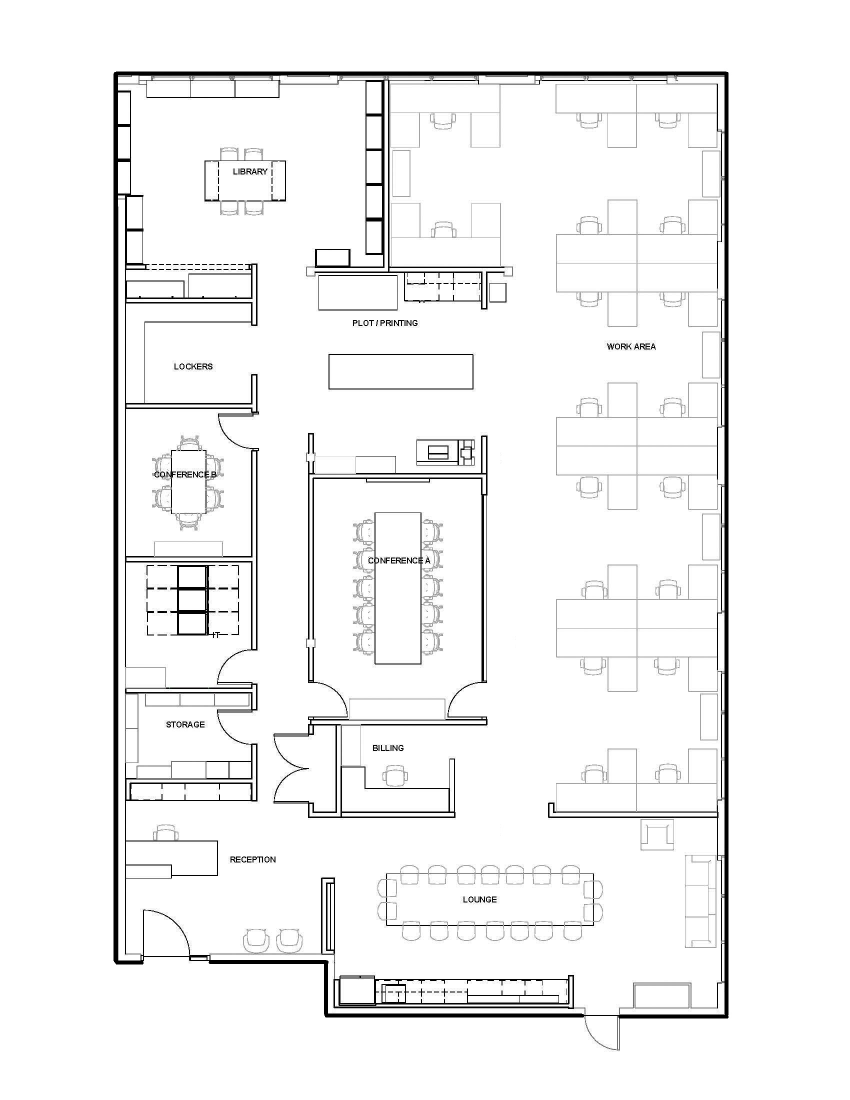
#> input picture Floor_Plan.jpg, 1700 x 2200 px (shown at 1/2 size)
$ python QMapUtil.py   (older library calls are emulated)
#> lines starting #> are read from the running program, lines starting #| are printed output that depends on the picture; after the words box and inside, x2 and y2 are one past the last pixel; in counts of white or black regions, pixels touching at a corner belong together
# ==============================================================================================================
# MIT License
# Copyright (c) 2020 Pradeep Kumar

# Permission is hereby granted, free of charge, to any person obtaining a copy
# of this software and associated documentation files (the "Software"), to deal
# in the Software without restriction, including without limitation the rights
# to use, copy, modify, merge, publish, distribute, sublicense, and/or sell
# copies of the Software, and to permit persons to whom the Software is
# furnished to do so, subject to the following conditions:

# The above copyright notice and this permission notice shall be included in all
# copies or substantial portions of the Software.

# THE SOFTWARE IS PROVIDED "AS IS", WITHOUT WARRANTY OF ANY KIND, EXPRESS OR
# IMPLIED, INCLUDING BUT NOT LIMITED TO THE WARRANTIES OF MERCHANTABILITY,
# FITNESS FOR A PARTICULAR PURPOSE AND NONINFRINGEMENT. IN NO EVENT SHALL THE
# AUTHORS OR COPYRIGHT HOLDERS BE LIABLE FOR ANY CLAIM, DAMAGES OR OTHER
# LIABILITY, WHETHER IN AN ACTION OF CONTRACT, TORT OR OTHERWISE, ARISING FROM,
# OUT OF OR IN CONNECTION WITH THE SOFTWARE OR THE USE OR OTHER DEALINGS IN THE
# SOFTWARE.
# ==============================================================================================================


import csv
from PIL import Image, ImageOps
import numpy as np
import cv2
from simplekml import Kml

class QMapUtil:

    '''
        CONST_TOTAL: Default Geo Bounds for Qlik Map Object
        CONST_ORIGION: Default (0,0) Geo Origin
        CONST_TILE_SIZE: Tile size | 256px Grid
        CONST_BG_COLOR: Default background color | Used in _simplify
    '''

    CONST_TOTAL = (40075016, -40075016)
    CONST_ORIGIN = (-20037508, 20037508)
    CONST_TILE_SIZE = 256
    CONST_BG_COLOR = (255, 255, 255)

    '''
        get PIL Image object
        Args:
            path: image path
        Return:
            PIL Image
    '''
    @staticmethod
    def getImage(path):
        return Image.open(path)

    '''
        get GreyScale Image
        Args:
            img: PIL Image object
        Return
            GreyScale PIL Image
    '''
    @staticmethod
    def getGreyScaleImage(img):
        return ImageOps.grayscale(img)

    '''
        Store PIL Image
        Args:
            img: PIL Image Object
            save_as: String - Abs path with image name | Default = current Directory/index.png
        Return:
            status
    '''
    @staticmethod
    def storeImage(img, save_as='./index.png'):
        img.save(save_as)
        return True

    '''
		Simplify Image by fitting image into smallest size x size container image
		Args:
			img: PIL image object
		Return:
			PIL image object
	'''
    @staticmethod
    def _simplify(img):

        width, height = img.size
        best_fit = QMapUtil.CONST_TILE_SIZE

        while(best_fit <= width or best_fit <= height):
            best_fit *= 2

        final_img = Image.new(mode="RGB", size=(
            best_fit, best_fit), color=QMapUtil.CONST_BG_COLOR)

        offset = ((best_fit-width)//2, (best_fit-height)//2)
        final_img.paste(img, offset)

        return final_img

    '''
		Generate images for TMS
		Args:
			img: PIL image object
			output_folder: output folder path | Default = Current Directory
			zoom_limit: level of required Map zoom i.e. 1x,2x,... | Default 3x
		Return: status
	'''
    @staticmethod
    def generateMapTile(img, output_folder='./', zoom_limit=3):

        img = QMapUtil._simplify(img)

        for zoom in range(zoom_limit+1):

            gridCount = 2**zoom
            gridSize = gridCount * QMapUtil.CONST_TILE_SIZE

            imgTemp = img.resize((gridSize, gridSize))
            QMapUtil._tmsStore(imgTemp, gridCount, zoom, output_folder)

        return True

    '''
		Store images for TMS
		Args:
			img: Simplified PIL Image
			gridCount: No. of grids as per zoom level
			zoom: current zoom level
			output_folder: folder to store
			tile_size:
		Return: status
	'''
    @staticmethod
    def _tmsStore(img, gridCount, zoom, output_folder):

        for x in range(gridCount):
            for y in range(gridCount):

                cropSize = (QMapUtil.CONST_TILE_SIZE*x,  QMapUtil.CONST_TILE_SIZE*y,
                            QMapUtil.CONST_TILE_SIZE*x + QMapUtil.CONST_TILE_SIZE,  QMapUtil.CONST_TILE_SIZE*y + QMapUtil.CONST_TILE_SIZE)
                currImg = img.crop(cropSize)
                title = 'tile'+'_z'+str(zoom)+'_x'+str(x)+'_y'+str(y)+'.png'
                QMapUtil.storeImage(currImg, output_folder+title)

        return True

    '''
        Generate Geo-Coordinate for given pixel value in image
        Args:
            x: x pixel coordinate
            y: y pixel coordinate
		Return:
            latitude: Geo Lat. Data
            logitude: Geo Long. Data
	'''
    @staticmethod
    def _geoCoordinate(x, y, img):

        width, height = img.size
        logitude = round(x * QMapUtil.CONST_TOTAL[0] / width + QMapUtil.CONST_ORIGIN[0])
        latitude = round(y * QMapUtil.CONST_TOTAL[1] / height + QMapUtil.CONST_ORIGIN[1])

        return latitude, logitude

    '''
        Detect Center points for each blob in Mask image
        Args:
            mask: Array representation of mask Image
		Return:
            List[] of Connected component centroid
	'''
    @staticmethod
    def _centroids(mask):
        output = cv2.connectedComponentsWithStats(mask, 8, cv2.CV_32S)
        centroids = output[3][1:]
        return centroids

    '''
        Blur image
        Args:
            img: PIL image
            kernel_size: Kernel size for Image Blurring | odd int
            blur_type: define different blurring techniques
        Return:
            blured image
    '''
    @staticmethod
    def _blur(img, kernel_size = 3, blur_type = 1):

        if blur_type == 1:
            img = cv2.blur(img, (kernel_size,kernel_size))
        else:
            img = cv2.medianBlur(img, kernel_size)

        return img

    '''
        Create Mask for Red Saturation Color
        Args:
            img: PIL image
            save_mask: to save generated mask | For Debugging
            kernel_size: Kernel size for Image Blurring | odd int
            blur_type: define different blurring techniques
            double_blur: Blur mask
		Return
            Mask: Array representation of mask Image
	'''
    @staticmethod
    def _redMask(img, save_mask=False, kernel_size = 3, blur_type = 1, double_blur = False):

        img = np.array(img)

        blur = QMapUtil._blur(img,kernel_size,blur_type)
        hsv = cv2.cvtColor(blur, cv2.COLOR_BGR2HSV)

        lower_red = np.array([80,20,20])
        upper_red = np.array([180,255,255])

        mask = cv2.inRange(hsv,lower_red,upper_red)

        if double_blur:
            mask = QMapUtil._blur(mask,kernel_size,blur_type)

        if save_mask:
            cv2.imwrite("GeneratedMask.png", mask)

        return mask

    '''
        Save corresponting Geo Data for each centroid into CSV
        Args:
            centroid: List[] of Connected component centroid
            output_folder: Target storage path
            img: PIL Image
		Return:
            csv file path
	'''
    @staticmethod
    def _storeCSV(centroids, output_folder, img):

        with open(output_folder+'output.csv', mode='w', newline='') as file:
            writer = csv.writer(file)
            writer.writerow(('Lat', 'Long', 'x', 'y'))

            for point in centroids:
                x, y = (int(point[0]), int(point[1]))
                latitude, logitude = QMapUtil._geoCoordinate(x, y, img)
                writer.writerow((latitude, logitude, x, y))

        return output_folder+'output.csv'

    '''
        Generate Geo Data from Marked greyscale image
        Args:
            img: PIL Image | greyscale version of original image with red blobs / dots
            output_folder: Target folder | Default is current directory
            save_mask: Save Generated Mask | Always saves in current working Directory | Use if Debugging
            kernel_size: Kernel size for Image Blurring | odd int
		Return:
            file path
	'''
    @staticmethod
    def extractGeoData(img, output_folder='./', save_mask=False, kernel_size = 5):

        img = QMapUtil._simplify(img.convert('RGB'))
        mask = QMapUtil._redMask(img, save_mask,kernel_size,blur_type=2,double_blur=True)
        centroids = QMapUtil._centroids(mask)

        output_file_path = QMapUtil._storeCSV(centroids, output_folder, img)

        return output_file_path
    '''
        Find contours from simplified poly image
        Args:
            img: PIL Image | simplified Red Polygon image
            method: 0 - Raw, 1 - Outline
        Return:
            List of List [[data]..] : Polygon list with [y,x]
    '''
    @staticmethod
    def _findPoly(img, method = 1):

        if method:
            contours, hierarchy = cv2.findContours(img, cv2.RETR_CCOMP , cv2.CHAIN_APPROX_SIMPLE)
        else:
            contours, hierarchy = cv2.findContours(img, cv2.RETR_EXTERNAL , cv2.CHAIN_APPROX_SIMPLE)

        result = []

        for poly in contours:
            poly_list = np.vstack(poly).squeeze().tolist()
            poly_list.append(poly_list[0])
            result.append(poly_list)
        return result

    '''
        Generate Simple KML File
        Args:
            img : PIL Image | simplified Red Polygon image
            output_folder: Target folder | Default is current directory
            save_mask: to save generated mask | For Debugging
            method: 0 - Raw, 1 - Outline
            kernel_size: Kernel size for Image Blurring | odd int
            smooth_zoom: Scale image for smoothing | no affect after 10 <Temp Solution>
        Return:
            string : KML File path
    '''
    @staticmethod
    def generateKML(img, output_folder='./', save_mask=False , method = 1, kernel_size = 1, smooth_zoom = 1):

        img = QMapUtil._simplify(img.convert('RGB'))

        width, height = img.size
        img = img.resize((width * smooth_zoom, height*smooth_zoom))

        mask = QMapUtil._redMask(img, save_mask, kernel_size)

        polygons = QMapUtil._findPoly(mask, method)
        file_kml = Kml()
        i = 0

        for poly in polygons:
            i+=1
            result = []

            for data in poly:
                x,y = QMapUtil._geoCoordinate(data[0],data[1],img)
                result.append([y,x])

            file_kml.newpolygon(name = str(i), outerboundaryis = result )

        file_kml.save( output_folder+'output.kml')

        return output_folder+'output.kml'


'''
    Sample Usage Calls
'''


def main():

    img_Path = './Floor_Plan.jpg'
    img = QMapUtil.getImage(img_Path)
#> in getImage, returned value is the input picture: PIL image 1700x2200 RGB; mean R, G, B 244.2, 244.2, 244.2
    QMapUtil.generateMapTile(img, output_folder='./Output/', zoom_limit=4)
#> in _simplify, `final_img = Image.new(mode="RGB", size=( best_fit, best_fit), color=QM..`: final_img: PIL image 4096x4096 RGB; every value is 255
#> in _simplify, `final_img.paste(img, offset)`:
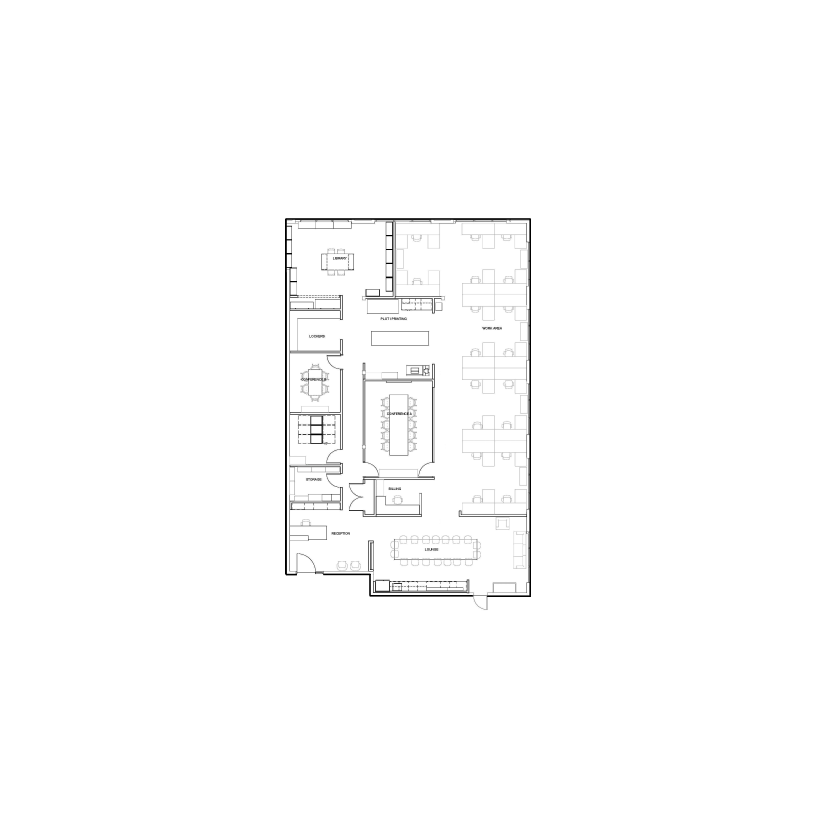
#> final_img: PIL image 4096x4096 RGB (shown at 1/5 size); mean R, G, B 252.6, 252.6, 252.6
#> the loop in generateMapTile, `for zoom in range(zoom_limit+1): ` made 5 passes
#> pass 1, in generateMapTile, `imgTemp = img.resize((gridSize, gridSize))`:
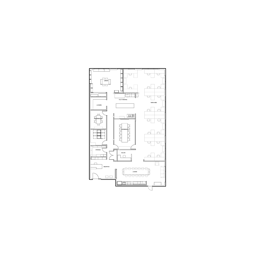
#> imgTemp: PIL image 256x256 RGB; mean R, G, B 252.5, 252.5, 252.5

    marked_img_Path = './Floor_Plan_marked.jpg'
    marked_img = QMapUtil.getImage(marked_img_Path)
#> call 2 of getImage, with path = './Floor_Plan_marked.jpg'
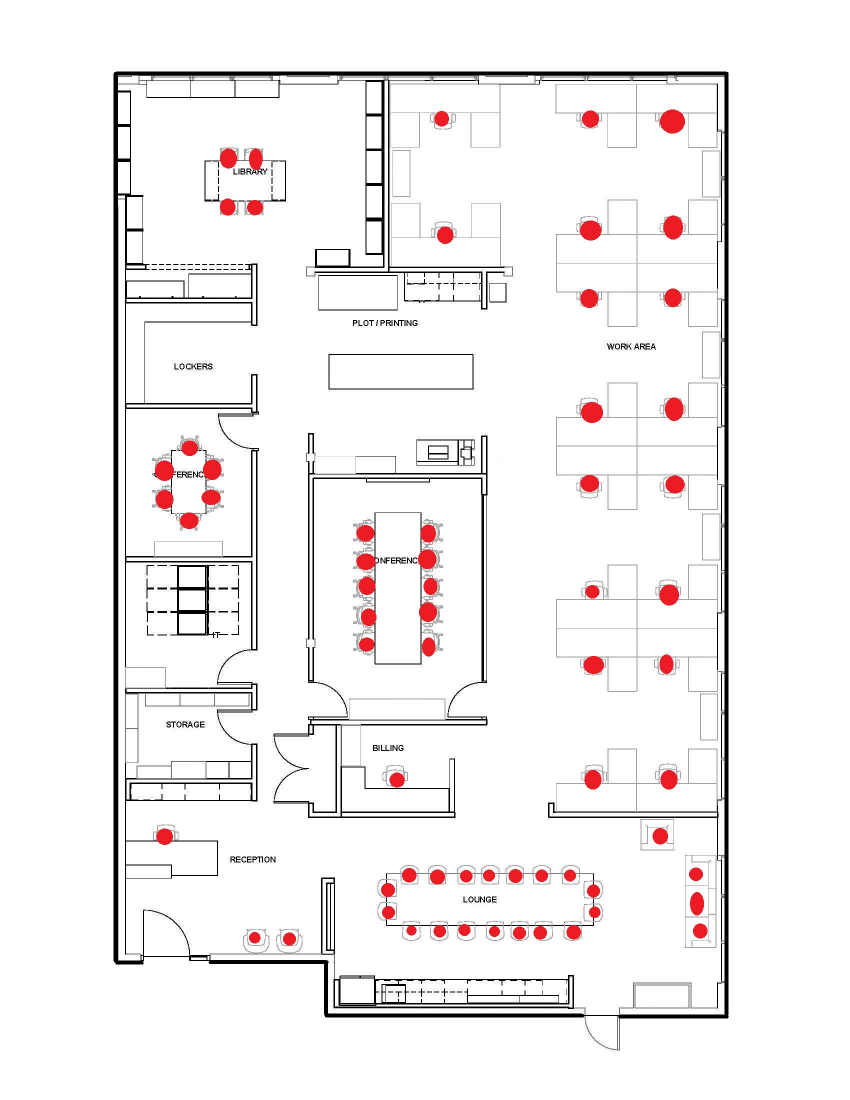
#> input picture Floor_Plan_marked.jpg, 1700 x 2200 px (shown at 1/2 size)
#> in getImage, returned value is the input picture: PIL image 1700x2200 RGB; mean R, G, B 244.1, 241.2, 241.3
    QMapUtil.extractGeoData(marked_img, save_mask=True)
#> the loop in _simplify (call 2), `while(best_fit <= width or best_fit <= height):` made 4 passes
#> best_fit on passes 1 to 4: 512, 1024, 2048, 4096
#> in _redMask, `hsv = cv2.cvtColor(blur, cv2.COLOR_BGR2HSV)`: hsv: shape (4096, 4096, 3); mean H, S, V 0.8, 0.8, 253.2
#> in _redMask, `mask = cv2.inRange(hsv,lower_red,upper_red)`:
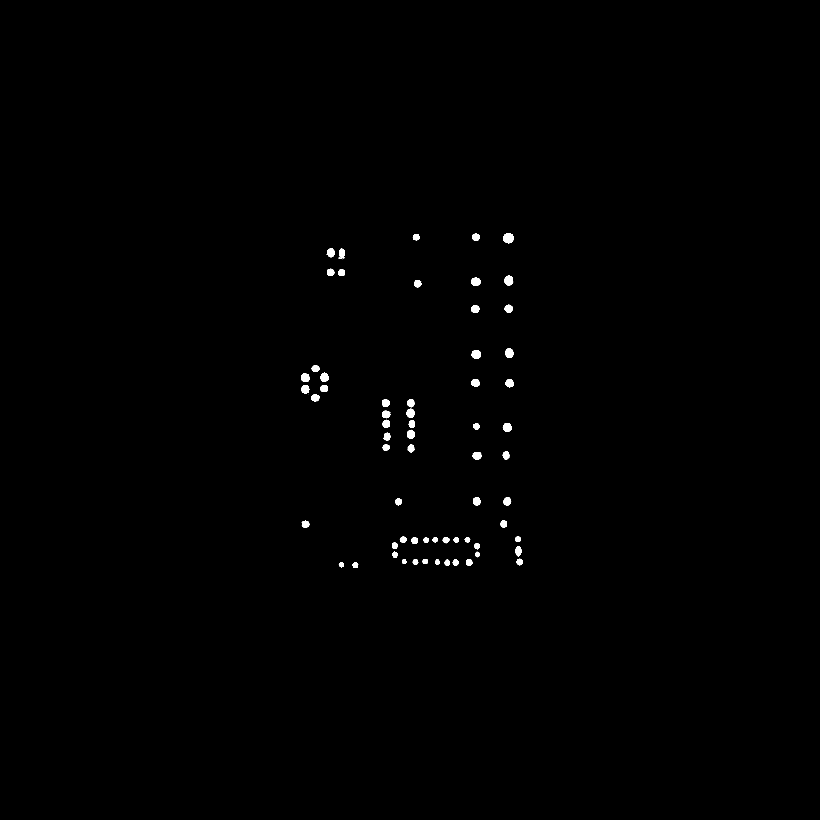
#> mask: shape (4096, 4096) (shown at 1/5 size); 0.37% white; 82 white regions (18 under 20 px), largest, box (x1, y1, x2, y2) and area: (2515, 1166, 2568, 1216) 2012, (2522, 1378, 2566, 1428) 1638, (2357, 1751, 2404, 1794) 1593
#> in _blur (call 2), `img = cv2.medianBlur(img, kernel_size)`: img: shape (4096, 4096); 0.37% white; 64 white regions, largest, box (x1, y1, x2, y2) and area: (2515, 1166, 2568, 1216) 2008, (2523, 1378, 2565, 1428) 1633, (2357, 1751, 2404, 1794) 1593
#> in _centroids, `centroids = output[3][1:]`: centroids = 64 pairs, first value 1526.2 to 2598.4, second value 1185.2 to 2825.9
#> the loop in _storeCSV, `for point in centroids:` made 64 passes
#> (point, x, y, logitude, latitude) on passes 1 to 12: ([2541.9, 1190.5], 2541, 1190, 4823482, 8394620), ([2378.4, 1186], 2378, 1186, 3228700, 8433756), ([2080.3, 1185.2], 2080, 1185, 313086, 8443540), ([1654.9, 1263.6], 1654, 1263, -3854872, 7680392), ([1709.4, 1265.9], 1709, 1265, -3316755, 7660825), ([1653.2, 1361.9], 1653, 1361, -3864656, 6721566), ([1707.9, 1362.9], 1707, 1362, -3336323, 6711782), ([2543.7, 1402.3], 2543, 1402, 4843050, 6320425), ([2378.8, 1408.2], 2378, 1408, 3228700, 6261721), ([2088.4, 1417.6], 2088, 1417, 391358, 6173666), ([2376, 1544.6], 2375, 1544, 3199348, 4931105), ([2543.3, 1543.3], 2543, 1543, 4843050, 4940889)
#> in extractGeoData, `output_file_path = QMapUtil._storeCSV(centroids, output_folder, img)`: output_file_path = './output.csv'

    poly_img_Path = './Body_Poly.jpg'
    img = QMapUtil.getImage(poly_img_Path)
#> call 3 of getImage, with path = './Body_Poly.jpg'
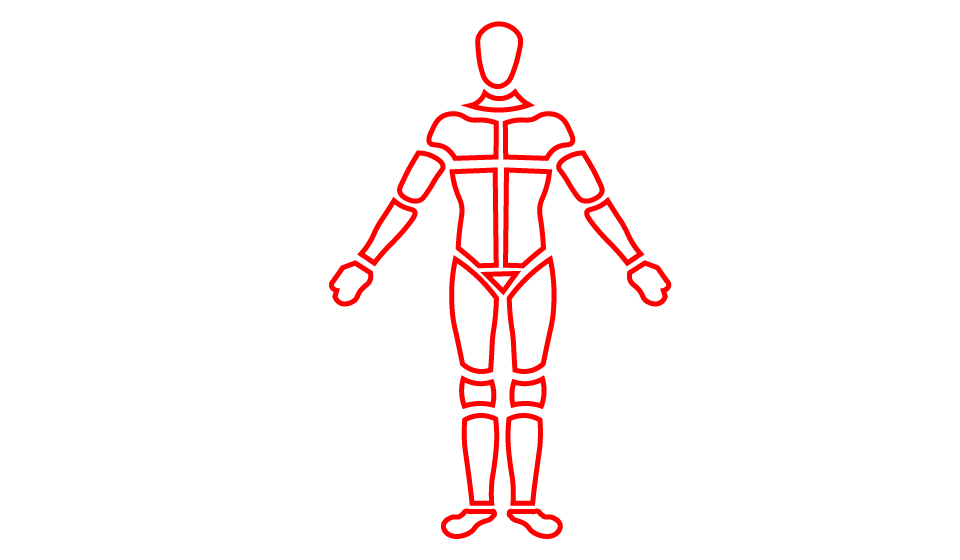
#> input picture Body_Poly.jpg, 960 x 560 px
#> in getImage, returned value is the input picture: PIL image 960x560 RGB; mean R, G, B 254.9, 246.4, 246.4
    QMapUtil.generateKML(img, output_folder='./', save_mask=True, method = 1 , smooth_zoom=3)
#> in _simplify (call 3), `best_fit = QMapUtil.CONST_TILE_SIZE`: best_fit = 256
#> the loop in _simplify (call 3), `while(best_fit <= width or best_fit <= height):` made 2 passes
#> after the loop in _simplify (call 3), `while(best_fit <= width or best_fit <= height):`: best_fit = 1024
#> in _simplify (call 3), `final_img = Image.new(mode="RGB", size=( best_fit, best_fit), color=QM..`: final_img: PIL image 1024x1024 RGB; every value is 255
#> in _simplify (call 3), `offset = ((best_fit-width)//2, (best_fit-height)//2)`: offset = (32, 232)
#> in _simplify (call 3), `final_img.paste(img, offset)`:
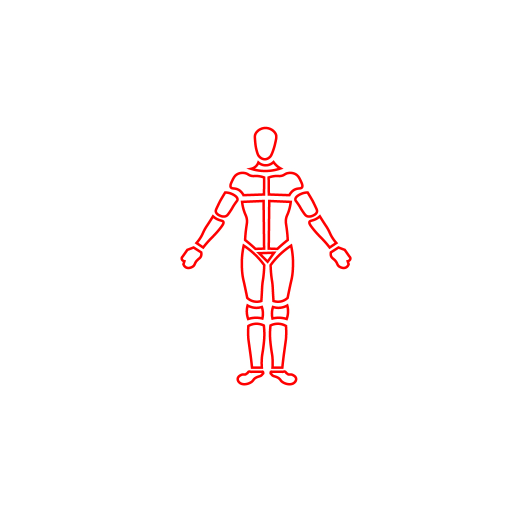
#> final_img: PIL image 1024x1024 RGB (shown at 1/2 size); mean R, G, B 255, 250.6, 250.6
#> call 2 of _redMask, with save_mask = True, kernel_size = 1, blur_type = 1, double_blur = False
#> in _redMask (call 2), `hsv = cv2.cvtColor(blur, cv2.COLOR_BGR2HSV)`: hsv: shape (3072, 3072, 3); mean H, S, V 3.9, 4.4, 255
#> in _redMask (call 2), `mask = cv2.inRange(hsv,lower_red,upper_red)`:
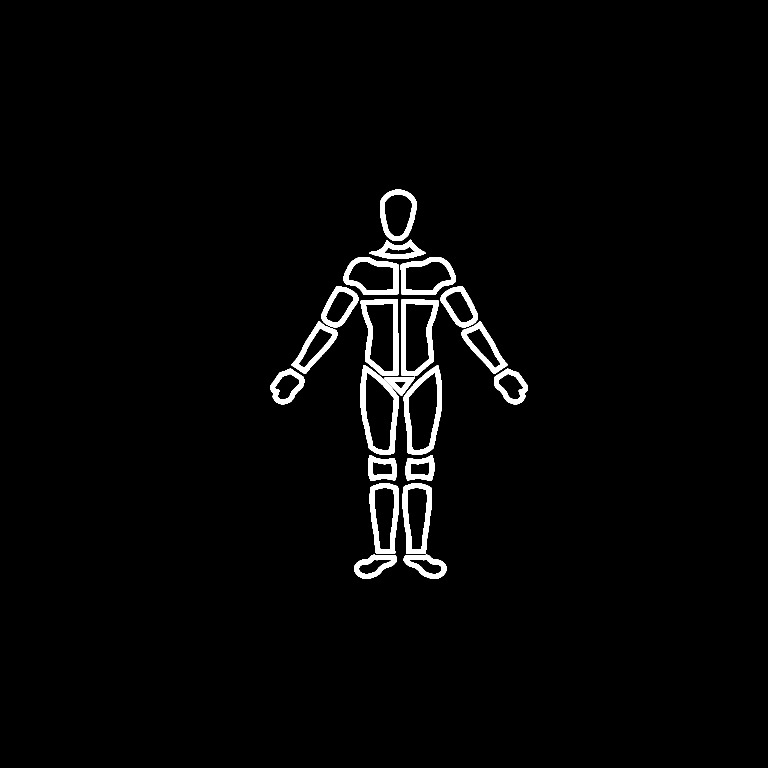
#> mask: shape (3072, 3072) (shown at 1/4 size); 2.1% white; 21 white regions
#> in _findPoly, `contours, hierarchy = cv2.findContours(img, cv2.RETR_CCOMP , cv2.CHAIN..`: contours = 42 contours; largest, box (x1, y1, x2, y2) and area: (1614, 1460, 1768, 1819) 40152, (1442, 1460, 1594, 1819) 40132, (1442, 1196, 1594, 1503) 37442, (1604, 1196, 1755, 1503) 37414, (1610, 1934, 1726, 2215) 27315
#> the loop in _findPoly, `for poly in contours:` made 42 passes
#> after the loop in _findPoly, `for poly in contours:`: result = 42 items
#> (the call stopped at in generateKML, `file_kml = Kml()`: simplekml is not available in this run)


if __name__ == '__main__':

    main()
